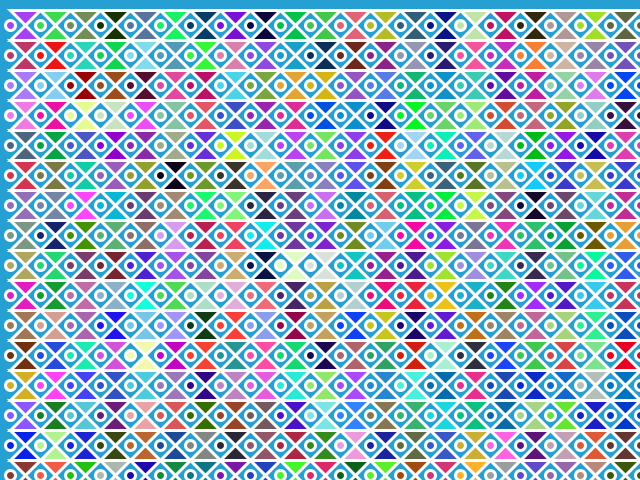
Frame 1 (no input)
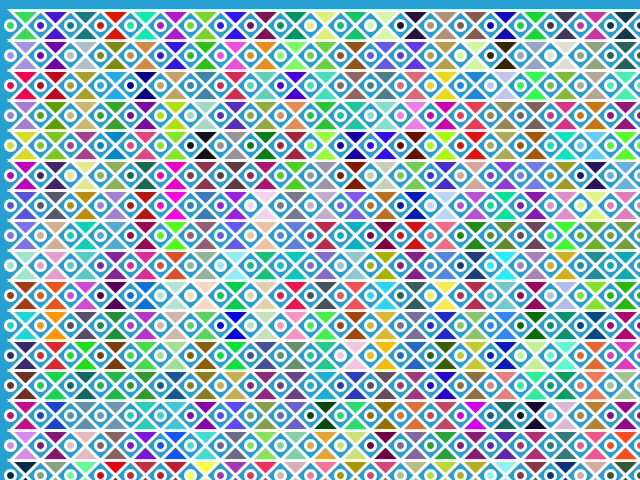
Frame 2 (the mouse pressed at the canvas centre, redrawn once)

The Processing sketch that drew these frames (run headless with seeded random() and noise(); the mouse was pressed at the canvas centre and the sketch redrawn once):

// Processing sketch: processing_13437
// ── processing_13437.pde

int myX;
int myY;
int lng;
int cols;
int rows;

void setup()
{
  size ( 640, 480)  ;
  
  lng =30;

  cols = width/lng;
  rows = height/lng;
  println( cols + " "  + rows);
  
  smooth();
  noLoop();
}
 
 
void draw ()
{
 
  //colours
  fill(135, 52,150);
  background (38,160,210);
  stroke (255,255,255);
  strokeWeight(lng*0.1);
   
  myX=10;
 

  for (int  r = 0;  r< rows; r++ )
  {
   myY=10;
  myY += lng * r;
   println( "y " + myY);
  int c;
  for (c = 0;c <cols; c++)
  {
    fill(random(255), random(255),random(255));
    quad ( myX + (lng*c), myY, myX + lng+ (lng*c), myY+lng, myX+ (lng*c), myY+lng, myX+lng+ (lng*c), myY);
    ellipse(myX + (lng*c) ,myY + lng/2,lng/3, lng/3);
     
  }
  println (frameCount);
  //i++;
   
  ellipse(myX + (lng*c) ,myY + lng/2,lng/3, lng/3);
  }
  
   
}
